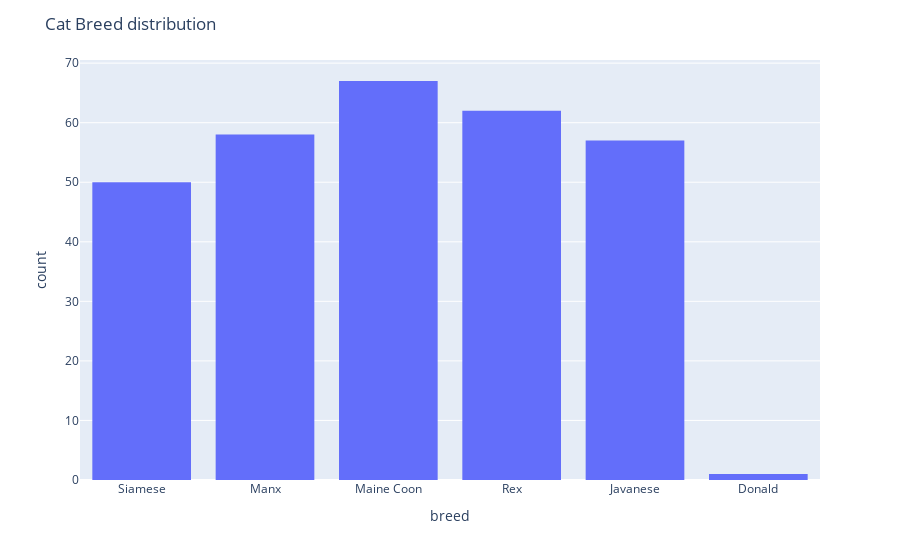

Here is the notebook cell this chart was saved with:
### Markdown cell above
Maine coon breed is the most in our dataset, followed by Rex, Manx, Javanese, Siamese and Donald

### Code cell
!pip install plotly

import plotly.express as px

fig = px.histogram(cats_data, x="breed", nbins=20)
fig.update_layout(title_text='Cat Breed distribution')
fig.show()

### Figure 1 — Plotly figure (JSON) as saved in the notebook; plotly's stock layout.template omitted (floating-point values rounded to 4 significant figures; data arrays with more than 128 entries replaced by an {"elided": "..."} marker saying what was removed)
{"data": [{"alignmentgroup": "True", "bingroup": "x", "hovertemplate": "breed=%{x}<br>count=%{y}<extra></extra>", "legendgroup": "", "marker": {"color": "#636efa", "pattern": {"shape": ""}}, "name": "", "nbinsx": 20, "offsetgroup": "", "orientation": "v", "showlegend": false, "type": "histogram", "x": {"elided": "295 str values"}, "xaxis": "x", "yaxis": "y"}], "layout": {"barmode": "relative", "legend": {"tracegroupgap": 0}, "margin": {"t": 60}, "title": {"text": "Cat Breed distribution"}, "xaxis": {"anchor": "y", "domain": [0, 1], "title": {"text": "breed"}}, "yaxis": {"anchor": "x", "domain": [0, 1], "title": {"text": "count"}}}}
